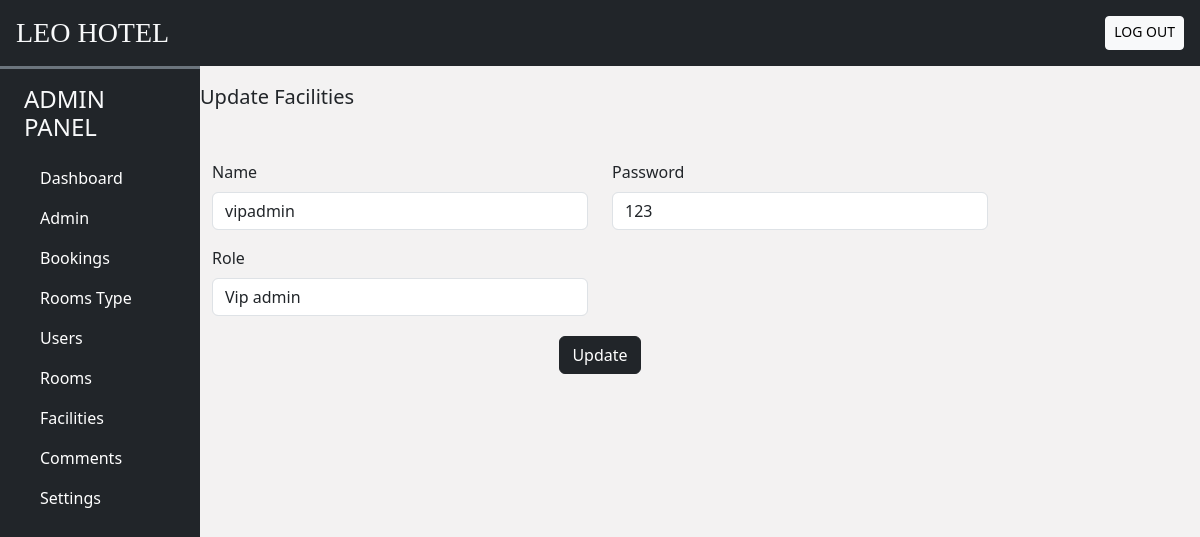
The app's page /admin/index.php?act=edit_admin&id=3 (signed in) with its own data.
### tables this page shows
CREATE TABLE `admin_cred` (
  `sr_no` int(10) NOT NULL,
  `admin_name` varchar(150) NOT NULL,
  `admin_pass` varchar(100) NOT NULL,
  `role` int(10) NOT NULL DEFAULT 0
);

### model/pdo.php (called while the page is built, shortened)
<?php
function pdo_get_connection(){
    $servername = "localhost";
    $username = "root";
    $password = "";
    try {
        $conn = new PDO("mysql:host=$servername;dbname=duan1", $username, $password);
        $conn->setAttribute(PDO::ATTR_ERRMODE, PDO::ERRMODE_EXCEPTION);
        return $conn;
    } catch(PDOException $e) {
        echo "Connection failed: " . $e->getMessage();
    }
}
function pdo_query_one($sql){
    $sql_args=array_slice(func_get_args(),1);
    try{
        $conn=pdo_get_connection();
        $stmt=$conn->prepare($sql);
        $stmt->execute($sql_args);
        $row=$stmt->fetch(PDO::FETCH_ASSOC);
        return $row;
    }
    catch(PDOException $e){
        throw $e;
    }
    finally{
        unset($conn);
    }
}
?>

### model/admin.php (called while the page is built, shortened)
<?php
    function load_one_admin($id){
        $sql= "SELECT * FROM `admin_cred` WHERE sr_no = '$id'";
        $result = pdo_query_one($sql);
        return $result;
    }
?>

### admin/admin/update.php (the view, shortened to what this page needs)
<div class="modal-dialog modal-lg">
                <div class="modal-content">
                    <form action="index.php?act=update_admin" id="add_room_form" method="POST" enctype="multipart/form-data">
                        <div class="modal-header">
                            <h5 class="modal-title mt-3 mb-5">Update facilities</h5>
                        </div>
                        <?php
                            extract($one_admin);
                        ?>
                        <div class="modal-body">
                            <div class="container-fluid">
                                <div class="row">
                                <div class="col-md-6 mb-3">
                                        <label class="form-label">Name</label>
                                        <input name="name" type="text" class="form-control shadow-none" value="<?=$admin_name?>" required>
                                    </div>
                                    <div class="col-md-6 mb-3">
                                        <label class="form-label">Password</label>
                                        <input name="password" type="text" class="form-control shadow-none" value="<?=$admin_pass?>" required>
                                    </div>
                                    <div class="col-md-6 mb-3">
                                        <label class="form-label">Role</label>
                                        <select name="role" id="" class="form-control shadow-none">
                                            <?php
                                                if($role !=0){
                                                    echo '<option value="0">Low admin</option>
                                                        <option value="1" selected>Vip admin</option>';
                                                }else{
                                                    echo '<option value="0" selected>Low admin</option>
                                                        <option value="1" >Vip admin</option>';
                                                }
                                            ?>
                                        </select>
                                    </div>
                                </div>
                            </div>
                            <div class="text-center my-1">
                                <button name="update_admin" type="submit" class="btn btn-dark shadow-none">Update</button>
                            </div>
                        </div>
                    </form>
                </div>
            </div>

### records on screen
admin_cred: name "vipadmin", password "123", role "Vip admin"
